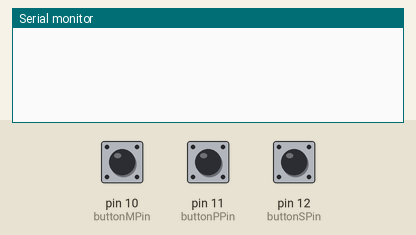
Recording of a sketch running on a simulated Arduino Uno, built with avr-gcc and run on an emulated ATmega328P. Shown: the last lines printed to the serial monitor. The test bench sets the inputs (shaded band); at power-on: pin 10 (buttonMPin) LOW, pin 12 (buttonSPin) LOW, pin 11 (buttonPPin) LOW.

Above: at 1.2 s.
1.3 s: pin 10 (buttonMPin) pulled HIGH for 0.25 s
At 2.4 s:
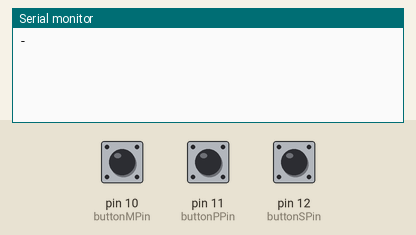
3.0 s: pin 12 (buttonSPin) pulled HIGH for 0.25 s
At 3.7 s:
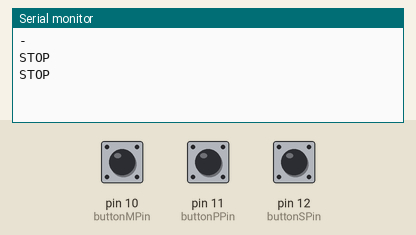
4.7 s: pin 11 (buttonPPin) pulled HIGH for 0.25 s
At 6.1 s:
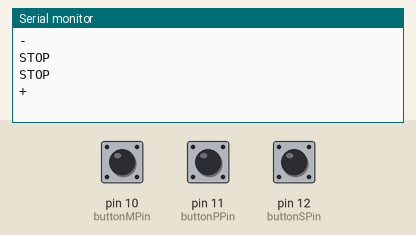

The sketch:

test_buttons.ino
```cpp
const byte buttonPPin = 11;     // the number of the plusbutton pin
const byte buttonMPin = 10;     // the number of the minusbutton pin
const byte buttonSPin = 12;     // the number of the stopbutton pin

byte bPState = 0;         // variable for reading the plusbutton status
byte bMState = 0;         // variable for reading the minusbutton status
byte bSState = 0;         // variable for reading the stopbutton status
void setup() {
  // put your setup code here, to run once:
  pinMode(buttonPPin, INPUT);
  pinMode(buttonMPin, INPUT);
  pinMode(buttonSPin, INPUT);
  Serial.begin(9600);
}

void loop() {
  // put your main code here, to run repeatedly:
  // read the state of the pushbutton value:
  bPState = digitalRead(buttonPPin);
  bMState = digitalRead(buttonMPin);
  bSState = digitalRead(buttonSPin);

  if (bPState == HIGH) {
    Serial.println("+");
  }

  // check if the minusbutton is pressed. If it is, substracting 51 (= -20% speed) to the pwm variable
  if (bMState == HIGH) {
    Serial.println("-");
  }

  // check if the stopbutton is pressed. If it is, checking the pwm variable value
  if (bSState == HIGH) {
    Serial.println("STOP");
  }
delay(200);
}
```

Measured:
- after the input at 1.3 s, the serial monitor: prints a new line after 0.10 s (image 1)
- after the input at 3.0 s, the serial monitor: prints a new line at once (image 2)
- after the input at 4.7 s, the serial monitor: prints a new line after 0.10 s (image 3)
